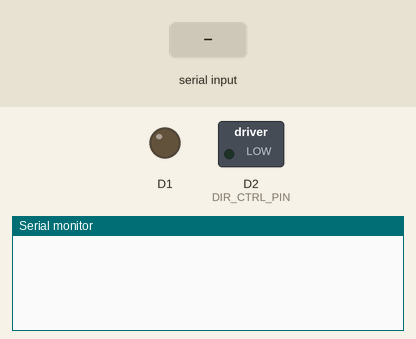
Recording of a sketch running on a simulated Arduino Zero (SAMD21). Parts: switched loads named in the sketch (green lamp = pin HIGH), output pins drawn as LEDs (lit = HIGH), the last lines printed to the serial monitor. The test bench sets the inputs (shaded band).

Above: at 4.0 s.
4.1 s: "90 45\n" received over the second serial link
At 5.3 s:
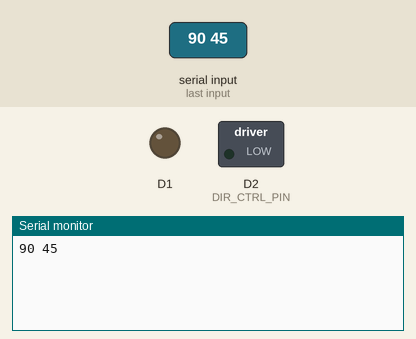
5.6 s: "0\n" received over the second serial link
At 6.9 s:
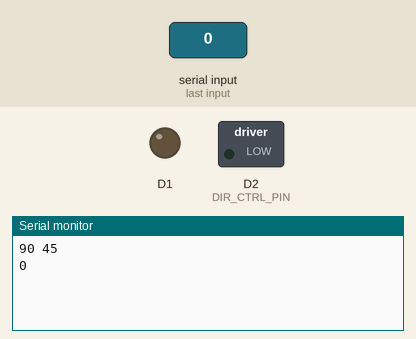

The sketch:

Bac_Door_Serial_Bridge.ino
```cpp
#include <stdlib.h>
#include <string.h>
#include <stdio.h>

#include "modbus_defs.h"

//#define MODE_USE_DAC
#define MODE_USE_NETWORK

#define DEFAULT_MODBUS_ADDRESS 1

#define INITIAL_BAUD 115200

#define DAC_BITS 12

#define DIR_CTRL_PIN 2
#define MODE_CTRL_PIN 5
#define DAC_PIN A14

#define ESCTOCOMPUTER_BUFF_MAX 64 // must be smaller than USB endpoint size
uint8_t esc_to_computer_buff[ESCTOCOMPUTER_BUFF_MAX];
uint16_t esc_to_computer_buff_idx = 0;

#define COMPUTERCMD_BUFF_MAX 256
uint8_t computer_cmd_buff[COMPUTERCMD_BUFF_MAX];
uint16_t computer_cmd_buff_idx = 0;

void setup() {
  // put your setup code here, to run once:
  Serial.begin(INITIAL_BAUD);
  pinMode(0, INPUT);
  pinMode(1, OUTPUT);
  pinMode(DIR_CTRL_PIN, OUTPUT);
  pinMode(MODE_CTRL_PIN, INPUT_PULLUP);
  #ifdef MODE_USE_DAC
  pinMode(DAC_PIN, OUTPUT);
  analogWriteResolution(DAC_BITS);
  analogWrite(A14, 0);
  ModRTF_PresetParam(ArxPaxRegAddr_Throttle_full_voltage, 3 * 4096);
  delay(100);
  ModRTF_PresetParam(ArxPaxRegAddr_Throttle_off_voltage, 4096 / 2);
  #endif
  #ifdef MODE_USE_NETWORK
  ModRTF_PresetParam(ArxPaxRegAddr_Throttle_full_voltage, 4096);
  delay(100);
  ModRTF_PresetParam(ArxPaxRegAddr_Throttle_off_voltage, 0);
  delay(100);
  ModRTF_PresetParam(ArxPaxRegAddr_Control_command_source, 0);
  delay(100);
  ModRTF_PresetParam(ArxPaxRegAddr_Remote_Throttle_Voltage, 0);
  #endif
  delay(500);
  Request_Data();
}

void loop() {
  // put your main code here, to run repeatedly:
  static uint32_t prev_baud = 0;
  uint32_t baud = Serial.baud();
  static int64_t last_char_time = -1;
  char must_send = 0;

  if (baud != prev_baud) // this must've happened
  {
    Serial1.begin(115200);
    Serial1.transmitterEnable(DIR_CTRL_PIN);
    prev_baud = baud;
  }

  while (Serial1.available())
  {
    uint8_t c = Serial1.read();
    //Serial2.write(c);
    esc_to_computer_buff[esc_to_computer_buff_idx] = c;
    esc_to_computer_buff_idx++;
    last_char_time = millis();
    if (esc_to_computer_buff_idx >= ESCTOCOMPUTER_BUFF_MAX) {
      must_send = 1;
      break;
    }
  }

  if (((millis() - last_char_time) > 5 && last_char_time >= 0) || must_send != 0) {
    // send all if timeout or out of buffer
    Serial.write(esc_to_computer_buff, esc_to_computer_buff_idx);
    Serial.send_now();
    Request_Data();
    esc_to_computer_buff_idx = 0;
  }

  while (Serial.available())
  {
    uint8_t c = Serial.read();
    if (c != '\r' && c != '\n') {
      char is_cancel = 0;
      if ((c == ' ' && computer_cmd_buff_idx == 0) || c < ' ')
      {
        is_cancel = 1;
      }
      if (is_cancel == 0)
      {
        computer_cmd_buff[computer_cmd_buff_idx] = c;
        computer_cmd_buff[computer_cmd_buff_idx + 1] = 0;
        if (computer_cmd_buff_idx < COMPUTERCMD_BUFF_MAX - 2) {
          computer_cmd_buff_idx++;
        }
      }
      else
      {
        //Serial.println("\r\ncommand cancelled\r\n");
        computer_cmd_buff_idx = 0;
        Set_Speed(0);
      }
    }
    else {
      // received a return
      computer_cmd_buff[computer_cmd_buff_idx] = 0;
      if (strncmp((const char*)computer_cmd_buff, "DAC", 3) == 0) {
        char* read_end_ptr;
        char* write_end_ptr = (char*)&computer_cmd_buff[computer_cmd_buff_idx];
        int dac_val = strtol((const char*)&computer_cmd_buff[3], &read_end_ptr, 10);
        if ((uint32_t)read_end_ptr != (uint32_t)write_end_ptr) {
          //Serial.printf("failed to parse int %08X %08X\r\n", (uint32_t)read_end_ptr, (uint32_t)write_end_ptr);
          Set_Speed(0);
        }
        else if (dac_val < 0 || dac_val >= (1 << DAC_BITS)) {
          //Serial.println("value out of range");
          Set_Speed(0);
        }
        else {
          //Serial.println("DAC written");
          Set_Speed(dac_val);
        }
      }
      else if (strcmp((const char*)computer_cmd_buff, "RUN_DESIRED_CONFIG") == 0) {
        //Serial.println("executing RUN_DESIRED_CONFIG\r\n");
        // TODO
      }
      else if (strlen((const char*)computer_cmd_buff) > 0){
        //Serial.println("invalid command");
        Set_Speed(0);
      }
      computer_cmd_buff_idx = 0;
    }
    Serial.send_now();
  }
}

void Set_Speed(int x)
{
  #ifdef MODE_USE_DAC
  analogWrite(A14, x);
  #endif
  #ifdef MODE_USE_NETWORK
  ModRTF_PresetParam(ArxPaxRegAddr_Remote_Throttle_Voltage, x);
  delay(50);
  #endif
}

void ModRTU_Send(uint8_t addr, uint8_t func, uint8_t* buf, uint8_t n)
{
  static uint8_t modbus_buff[MODBUS_BUFF_MAX];
  uint16_t* crc_ptr = (uint16_t*)&modbus_buff[2 + n];
  uint16_t crc;

  if (n + 4 >= MODBUS_BUFF_MAX) {
    // TODO error message
    return;
  }

  modbus_buff[0] = addr;
  modbus_buff[1] = func;
  memcpy(&modbus_buff[2], buf, n);
  crc = ModRTU_CRC(modbus_buff, 2 + n);
  *crc_ptr = crc;

  delay(200); // todo: calculate proper
  Serial1.write(modbus_buff, 2 + n + 2);
  delay(200); // todo: calculate proper
}

void ModRTU_RequestParam(uint16_t param, uint16_t len)
{
  read_holding_reg_t packet;
  BIGENDIAN16(param, packet.param_h, packet.param_l);
  BIGENDIAN16(len, packet.regcnt_h, packet.regcnt_l);
  ModRTU_Send(DEFAULT_MODBUS_ADDRESS, ModBusFunc_Read_Holding_Registers, (uint8_t*)&packet, sizeof(read_holding_reg_t));
}

void ModRTF_PresetParam(uint16_t param, uint16_t value)
{
  preset_single_reg_t packet;
  BIGENDIAN16(param, packet.param_h, packet.param_l);
  BIGENDIAN16(value, packet.val_h, packet.val_l);
  ModRTU_Send(DEFAULT_MODBUS_ADDRESS, ModBusFunc_Preset_Single_Register, (uint8_t*)&packet, sizeof(preset_single_reg_t));
}

uint16_t ModRTU_CRC(uint8_t *buf, int len)
{
  uint16_t crc = 0xFFFF;

  for (int pos = 0; pos < len; pos++) {
    crc ^= (uint8_t)buf[pos];          // XOR byte into least sig. byte of crc

    for (int i = 8; i != 0; i--) {    // Loop over each bit
      if ((crc & 0x0001) != 0) {      // If the LSB is set
        crc >>= 1;                    // Shift right and XOR 0xA001
        crc ^= 0xA001;
      }
      else                            // Else LSB is not set
        crc >>= 1;                    // Just shift right
    }
  }
  // Note, this number has low and high bytes swapped, so use it accordingly (or swap bytes)
  return crc;
}

const uint16_t wanted_addrs[] PROGMEM = {
  ArxPaxRegAddr_motor_current,
  ArxPaxRegAddr_motor_rpm,
  ArxPaxRegAddr_motor_input_power,
  ArxPaxRegAddr_battery_voltage,
  ArxPaxRegAddr_battery_current,
  ArxPaxRegAddr_battery_power,
  ArxPaxRegAddr_throttle_voltage,
  ArxPaxRegAddr_controller_temperature,
  0xFFFF,
};

void Request_Data() {
  static uint8_t i = 0;

  int32_t addr = -1;

  while (addr < 0)
  {
    uint16_t x = pgm_read_word(&wanted_addrs[i]);
    if (x != 0xFFFF)
    {
      addr = x;
      break;
    }
    else
    {
      i = 0;
    }
  }
  ModRTU_RequestParam(addr, 2);
}
```

modbus_defs.h
```cpp
#ifndef _MODBUS_DEFS_H_
#define _MODBUS_DEFS_H_

#include <stdint.h>

#include "arxpax_regaddrs.h"

#define BIGENDIAN16(x, h, l) do { h = (x) >> 8; l = (x) & 0xFF; } while (0)
#define MODBUS_BUFF_MAX 256

enum {
    ModBusFunc_Read_Coil_Status = 1,
    ModBusFunc_Read_Input_Status = 2,
    ModBusFunc_Read_Holding_Registers = 3,
    ModBusFunc_Read_Input_Registers = 4,
    ModBusFunc_Force_Single_Coil = 5,
    ModBusFunc_Preset_Single_Register = 6,
    ModBusFunc_Read_Exception_Status = 7,
    ModBusFunc_Diagnostics = 8,
    ModBusFunc_Program_484 = 9,
    ModBusFunc_Poll = 10,
    ModBusFunc_Fetch_Comm_Event_Ctr = 11,
    ModBusFunc_Fetch_Comm_Event_Log = 12,
    ModBusFunc_Program_Controller = 13,
    ModBusFunc_Poll_Controller = 14,
    ModBusFunc_Force_Multiple_Coils = 15,
    ModBusFunc_Preset_Multiple_Registers = 16,
    ModBusFunc_Report_Slave_ID = 17,
    ModBusFunc_Program_884 = 18,
    ModBusFunc_Reset_Comm_Link = 19,
    ModBusFunc_Read_General_Reference = 20,
    ModBusFunc_Write_General_Reference = 21,
};

typedef struct {
    uint8_t param_h;
    uint8_t param_l;
    uint8_t regcnt_h;
    uint8_t regcnt_l;
} read_holding_reg_t;

typedef struct {
    uint8_t param_h;
    uint8_t param_l;
    uint8_t val_h;
    uint8_t val_l;
} preset_single_reg_t;

#endif
```

Source omitted: arxpax_regaddrs.h (56970 bytes)

Measured:
- after the input at 4.1 s, the serial monitor: prints a new line at once (image 1)
- after the input at 5.6 s, the serial monitor: prints a new line after 0.11 s (image 2)
